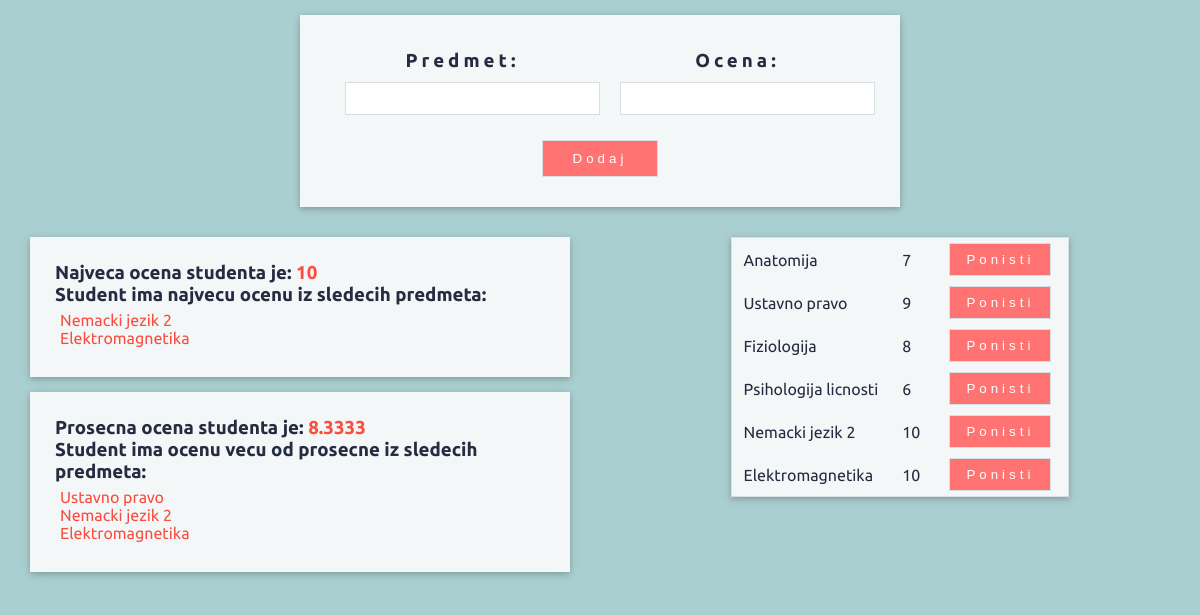
The page / on the database its author committed.
### tables this page shows
CREATE TABLE `student` (
  `id` int(11) NOT NULL,
  `predmet` text NOT NULL,
  `ocena` int(11) NOT NULL
);

### index.php (the view, shortened to what this page needs)
<htmL>
<head>
    <link rel="stylesheet" type="text/css" href="index.css">
</head>
<body>
    <?php
    require "index.inc.php";
    if ($conn) :
    ?>
    <div class="form-container card-2">
        <form action="<?php echo $_SERVER["PHP_SELF"]; ?>" method="post">
            <div class="row">
                <div class="grid-col l6 input-container">
                    <h3><label>Predmet: </label></h3>
                    <input type="text" name="predmet" autocomplete="off">
                </div>
                <div class="grid-col l6 input-container">
                    <h3><label>Ocena: </label></h3>
                    <input type="number" name="ocena" min="6" max="10" autocomplete="off">
                </div>
            </div>
            <input type="submit" value="Dodaj" name="dodaj" class="btn">
        </form>
    </div>
    <div class="row">
        <div class="grid-col l6">
            <div class="container card-2">
                <h3>Najveca ocena studenta je: <span class='red'><?php echo maxGrade(); ?></span></h3>
                <h3>Student ima najvecu ocenu iz sledecih predmeta: </h3>
                <p class='red'><?php echo maxGradeSubjects(); ?></p>
            </div>
            <div class="container card-2">
                <h3>Prosecna ocena studenta je: <span class='red'><?php echo avgGrade(); ?></span></h3>
                <h3>Student ima ocenu vecu od prosecne iz sledecih predmeta: </h3>
                <p class='red'><?php echo avgGradeSubjects(); ?></p>
            </div>
        </div>
        <div class="grid-col l6">
            <table class="card-2">
                <?php
                $rows = subjectGrade();
                foreach ($rows as $row) :
                    ?>
                    <tr>
                        <td><?php echo $row['predmet']; ?></td>
                        <td><?php echo $row['ocena']; ?></td>
                        <td>
                            <form action='<?php echo $_SERVER["PHP_SELF"]; ?>' method='post'>
                                <input type='submit' name='ponisti' value='Ponisti'>
                            </form>
                        </td>
                    </tr>
                <?php endforeach; ?>
            </table>
        </div>
    </div>
    <?php
    endif;
    ?>
</body>
</html>

### index.inc.php (shortened to what this page needs)
<?php
require "database.php";
if ($conn) {
    function maxGrade()
    {
        require "database.php";
        $sql = "SELECT MAX(ocena) FROM student";
        if ($result = mysqli_query($conn, $sql)) {
            $row = mysqli_fetch_assoc($result);
            $max = $row['MAX(ocena)'];
            return $max;
        } else {
            $greska = mysqli_error($conn);
            return $greska;
        }
    }
    function maxGradeSubjects()
    {
        require "database.php";
        $sql = "SELECT * FROM student WHERE ocena = (SELECT MAX(ocena) FROM student)";
        if ($result = mysqli_query($conn, $sql)) {
            while ($row = mysqli_fetch_row($result)) {
                printf("%s \n", $row[1]);
                echo "<br>";
            }
        } else {
            $greska = mysqli_error($conn);
            return $greska;
        }
    }
    function avgGrade()
    {
        require "database.php";
        $sql = "SELECT AVG(ocena) FROM student";
        if ($result = mysqli_query($conn, $sql)) {
            $row = mysqli_fetch_assoc($result);
            $avg = $row['AVG(ocena)'];
            return $avg;
        } else {
            $greska = mysqli_error($conn);
            return $greska;
        }
    }
    function avgGradeSubjects()
    {
        require "database.php";
        $sql = "SELECT * FROM student WHERE ocena > (SELECT AVG(ocena) FROM student)";
        if ($result = mysqli_query($conn, $sql)) {
            while ($row = mysqli_fetch_row($result)) {
                printf("%s \n", $row[1]);
                echo "<br>";
            }
        } else {
            $greska = mysqli_error($conn);
            return $greska;
        }
    }
    function subjectGrade()
    {
        require "database.php";
        $sql = "SELECT * FROM student";
        if ($result = mysqli_query($conn, $sql)) {
            $rows = mysqli_fetch_all($result, MYSQLI_ASSOC);
            return $rows;
        } else {
            $greska = mysqli_error($conn);
            return $greska;
        }
    }
}

### index.css (style rules this page uses)
* { box-sizing: border-box; margin: 0; padding: 0; }
body { font-family: 'Ubuntu', sans-serif; font-size: 16px; background-color: #aacfd0; color: #252c41; }
.row:before, .row:after { content: ""; clear: both; display: table; }
.grid-col { float: left; width: 100%; }
@media (min-width:993px) { .grid-col.l6 { width: 49.99999% } }
p { margin: 5px; }
.btn { padding: 10px 30px!important; }
label { letter-spacing: 4px; }
.form-container { margin: 15px auto; padding: 25px; width: 50%; background-color: #f4f7f7; text-align: center; }
.container { margin: 15px auto; padding: 25px; width: 90%; background-color: #f4f7f7; }
.input-container { padding: 10px; }
input[type='text'], input[type='number'] { vertical-align: middle; width: 100%; margin: 10px; padding: 8px 16px; border: 1px solid #d9dee4; }
input[type='submit'] { background-color: #ff7473; color: white; vertical-align: middle; margin: 5px; padding: 8px 16px; border: 1px solid #d9dee4; letter-spacing: 4px; cursor: pointer; }
table { display: table; background-color: #f4f7f7; border: 1px solid #d9dee4; border-collapse: collapse; border-spacing: 0; text-align: left; margin: 15px auto; }
table td { display: table-cell; padding: 0 12px; }
.card-2 { box-shadow:0 2px 5px 0 rgba(0,0,0,0.16),0 2px 10px 0 rgba(0,0,0,0.12) }
div .error, .red { color: #f94e3f!important; }

### rows shown on the page
student: predmet "Nemacki jezik 2", ocena "10"
student: predmet "Elektromagnetika", ocena "10"
student: predmet "Ustavno pravo", ocena "9"
student: predmet "Anatomija", ocena "7"
student: predmet "Fiziologija", ocena "8"
student: predmet "Psihologija licnosti", ocena "6"

### other values the page prints
maxGrade() "10"
avgGrade() "8.3333"
